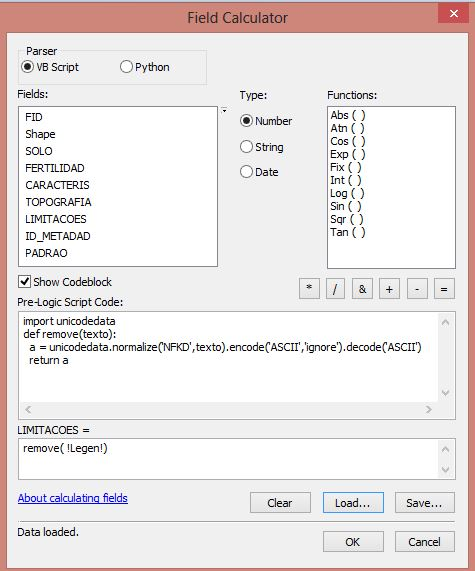
#> input picture src/img/Remover_acento_expressao.JPG, 475 x 571 px
$ python -i enhance_img_clahe.py   (imports and definitions only)
#> lines starting #> are read from the running program, lines starting #| are printed output that depends on the picture
#> further down, picture is the input picture: shape (571, 475, 3); mean B, G, R 228.2, 228.7, 234.8
#!/usr/bin/python3

import numpy as np
import cv2
import os
import osr
import sys

def adjust_gamma(image, gamma=1.0):

   invGamma = 1.0 / gamma
   table = np.array([((i / 255.0) ** invGamma) * 255
      for i in np.arange(0, 256)]).astype("uint8")

   return cv2.LUT(image, table)

def enhance_img(data):

  r, g, b = cv2.split(data)
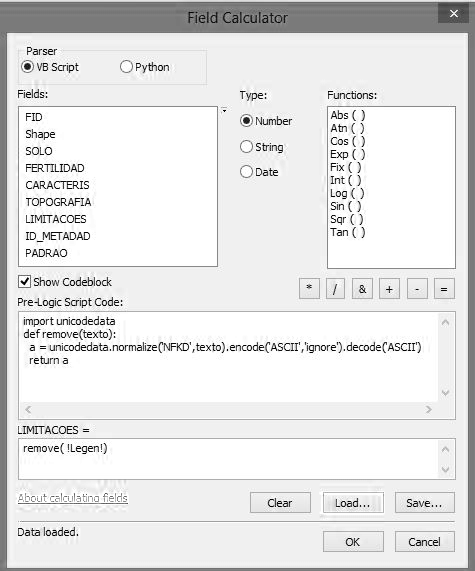
#> r: shape (571, 475); min 0, max 255, mean 228.2
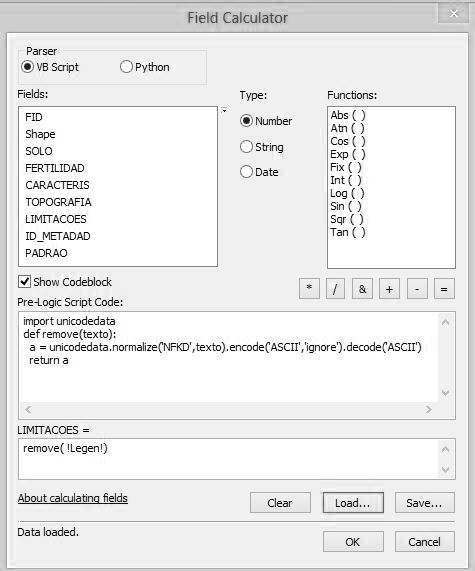
#> b: shape (571, 475); min 0, max 255, mean 234.8

  claheSmall = cv2.createCLAHE(clipLimit=4.0, tileGridSize=(8,8))
  claheBig = cv2.createCLAHE(clipLimit=10.0, tileGridSize=(8,8))

  rl = claheBig.apply(r)
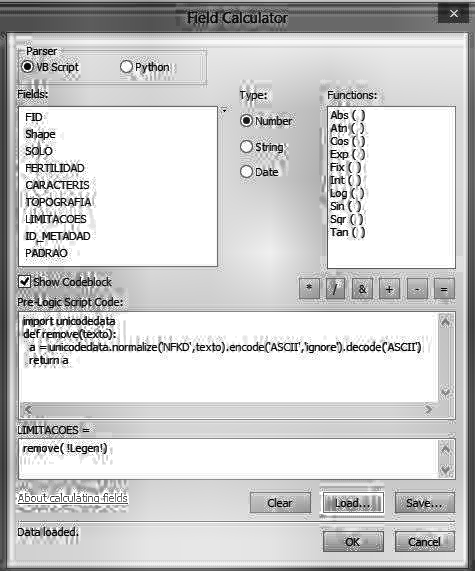
#> rl: shape (571, 475); min 0, max 255, mean 205.4
  gl = claheSmall.apply(g)
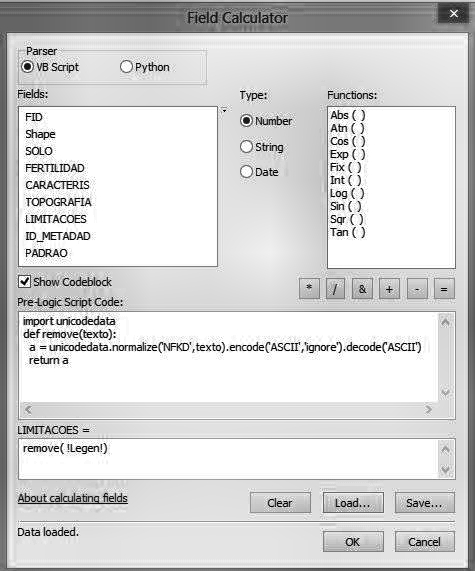
#> gl: shape (571, 475); min 1, max 255, mean 214.6
  bl = claheBig.apply(b)
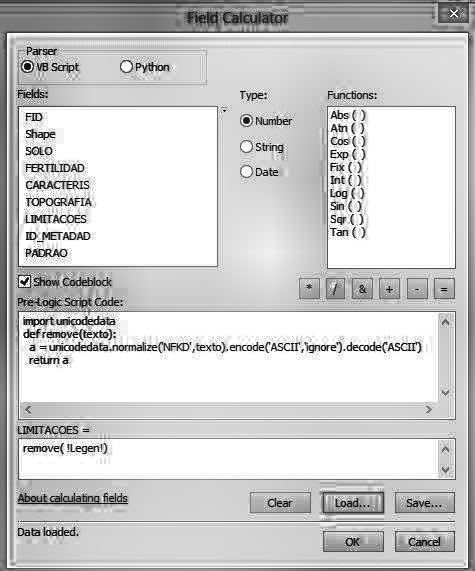
#> bl: shape (571, 475); min 1, max 255, mean 206.8
  limg = cv2.merge((rl, gl, bl))
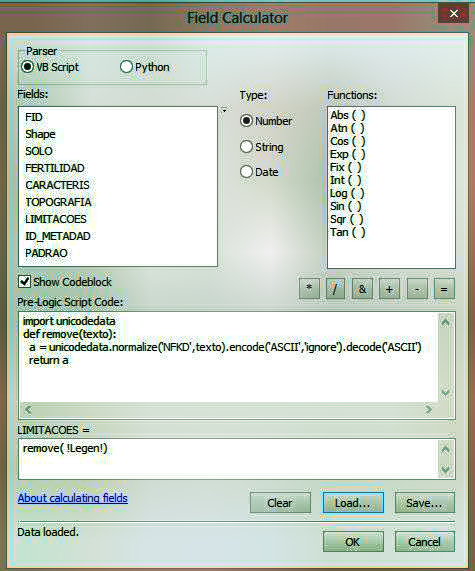
#> limg: shape (571, 475, 3); mean B, G, R 205.4, 214.6, 206.8
  limg = adjust_gamma(limg, 1.5)
#> in adjust_gamma, `return cv2.LUT(image, table)`:
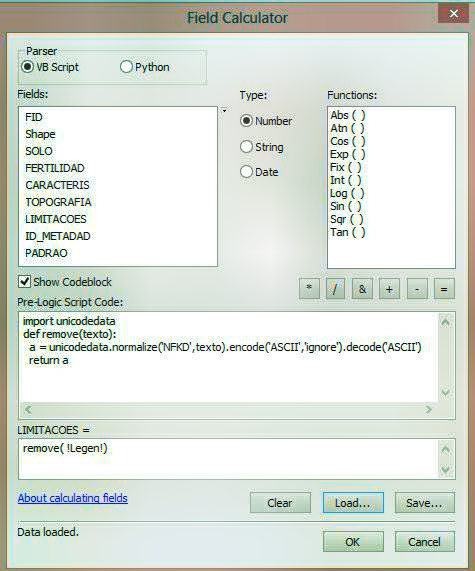
#> returned value: shape (571, 475, 3); mean of channels 0, 1, 2 217.7, 224.8, 219.1; drawn as B, G, R

  return limg

# [10 lines not run here, left out]

>>> import cv2
>>> picture = cv2.imread('../../../../img/Remover_acento_expressao.JPG')
>>> result = enhance_img(picture)
